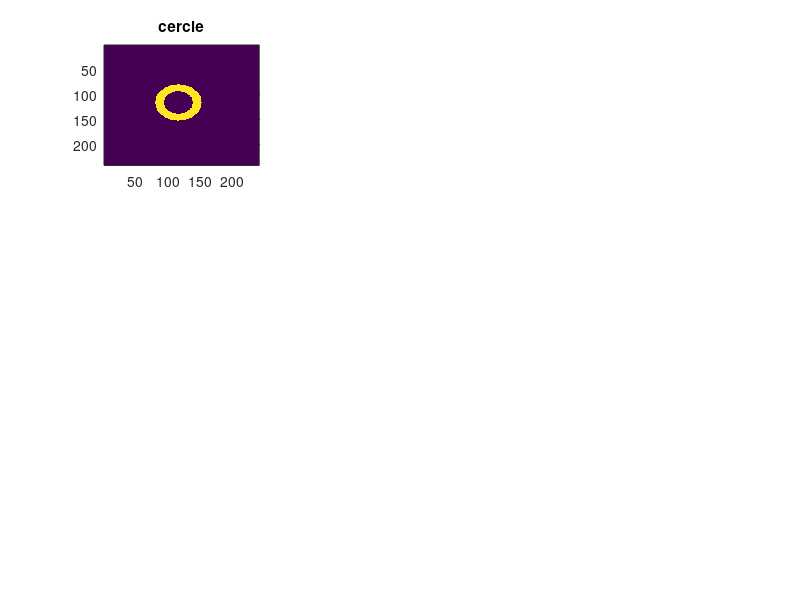

This figure's MATLAB source: (Note: this script raises an error after producing the figure.)
clear;
close all;
clc;

% Exercice 1 : Dilatation et érosion

% 1.

[X, Y] = meshgrid(1:0.1:25, 1:0.1:25);
a = 12.5;
b = 12.5;
r1 = 3;
r2 = 4;
C = (X - a).^2 + (Y - b).^2;
C_img = C <= r1.^2 + r2 & C > r1.^2 - r2;
Bx1 = ones(5);

figure(1)
subplot(331)
imagesc(C_img);
title('cercle');

Id1 = my_dilatation(C_img, Bx1);
subplot(332)
imagesc(Id1);
title('image dilatée par my\_dilatation');

Id2 = imdilate(C_img,Bx1);
subplot(333)
imagesc(Id2);
title('image dilatée par imdilate');

% On obtient le même résulat avec la fonction imdilate qu'avec la fonction my_dilatation.

% 2.

% C'est égale à une dilatation par un carré de taille 8x8.
 
Bx2 = ones(3);
Bx3 = ones(8);
Id3 = my_dilatation(C_img,Bx2);
Id4 = my_dilatation(Id3,Bx1);
Id5 = my_dilatation(C_img,Bx3);
Z = Id5 - Id4;

subplot(334)
imagesc(Id4);
title('(1) : image dilatée par un carré de taille 3x3 puis 5x5');

subplot(335)
imagesc(Id5);
title('(2) : image dilatée par un carré de taille 8x8');

subplot(336)
imagesc(Z);
title("différence entre l'image (1) et (2)");

% On voit que les images (1) et (2) sont proches car l'image Z est quasi nulle. 

% 3.

% L'élément disk dans la fonction strel signifie qu'on crée un élément 
% structurant en forme de disque, où r est le rayon et n spécifie le nombre de 
% lignes utilisées pour approximer la forme du disque (ici seul n = 0 fonctionne).

r = 5;
I = zeros(4*r+1); I(floor(size(I,1)/2) +1, floor(size(I,2)/2) +1) = 1;
se1 = strel("disk", r, 0);
SE1 = getnhood(se1);  % afin qu'on puisse extraire la matrice de strel
Id6 = my_dilatation(I, SE1);

subplot(337)
imagesc(Id6);
title("image dilatée par un strel de rayon r");

% 4.

Ie1 = my_erosion(C_img,Bx1);
subplot(338)
imagesc(Ie1);
title('image erodée par my erosion');

Ie2 = imerode(C_img,Bx1);
subplot(339)
imagesc(Ie2);
title('image érodée par imerode');

% On retrouve le même résultat pour l'érosion ce qui est pertinent.

% 5.

gamma4 = ones(3); gamma4(1,1) = 0;  gamma4(1,3) = 0;  
gamma4(3,1) = 0; gamma4(3,3) = 0;
gamma8 = ones(3);
se2 = strel(gamma4);
SE2 = getnhood(se2);

angio_irm1 = imread("imagesTP2/angio-irm.png");
Id_angio1 = imdilate(angio_irm1, SE2);
Ie_angio1 = imerode(angio_irm1, SE2);
Grad_angio1 = Id_angio1 - Ie_angio1;

figure(2)
subplot(141)
imshow(angio_irm1);
title("image angio-irm1");

subplot(142)
imshow(Id_angio1);
title("image dilatée angio-irm1");

subplot(143)
imshow(Ie_angio1);
title("image érodée angio-irm1");

subplot(144)
imshow(Grad_angio1);
title("contour de l'image angio-irm");

angio_irm2 = imread("imagesTP2/angio-irm2.png");
Id_angio2 = imdilate(angio_irm2, SE2);
Ie_angio2 = imerode(angio_irm2, SE2);
Grad_angio2 = Id_angio2 - Ie_angio2;

figure(3)
subplot(141)
imshow(angio_irm2);
title("image angio-irm2");

subplot(142)
imshow(Id_angio2);
title("image dilatée angio-irm2");

subplot(143)
imshow(Ie_angio2);
title("image érodée angio-irm2");

subplot(144)
imshow(Grad_angio2);
title("contour de l'image angio-irm2");

% 6.

Ig1 = rgb2gray(double(Grad_angio1)/255);

figure(4)
subplot(131)
plot(sort(Ig1(:)),'*')
xlim([0 length(Ig1(:))])
ylim([min(Ig1(:)) max(Ig1(:))])
subplot(132)
histogram(Ig1(:), "BinLimits", [0 max(Ig1(:))])
xlim([min(Ig1(:)) max(Ig1(:))])
[GC1, GR1] = groupcounts(Ig1(:));
ylim([0 max(GC1)])

vmin = 0.2; vmax = 0.7;
Ig1v = ((vmax-vmin)/max(Ig1(:)))*Ig1 + vmin;
Ig1n = Ig1/max(Ig1(:)); %Ig1n = max(Ig1(:))*((Ig1v - vmin)/(vmax-vmin));
Img1 = Ig1n;
for i = 1:size(Img1, 1)
  for j = 1:size(Img1, 2)
    if Img1(i,j) <= vmin
      Img1(i,j) = vmin;
    elseif Img1(i,j) >= vmax
      Img1(i,j) = vmax;
    else
            % pass
    end
  end
end

x1 = sort(Ig1n(:));
y1 = sort(Img1(:));

subplot(133)
hold on
plot(x1, x1, 'Color', [0.85 0.85 0.85], 'LineStyle', '--', 'LineWidth', 1)
plot(x1, y1, 'Color', 'r', 'LineStyle', '-', 'LineWidth', 2)
yline(vmin, 'b--');
yline(vmax, 'b--');
xlim([0 1])
ylim([0 1])

figure(5)
subplot(121)
imagesc(Ig1);
axis off
colorbar('Ticks', min(Ig1(:)):0.1:max(Ig1(:)))
colormap(gray)
title("image angio-irm1");

subplot(122)
imagesc(Img1);
axis off
colorbar('Ticks', min(Img1(:)):0.1:max(Img1(:)))
colormap(gray)
title("image contrastée angio-irm1");

Ig2 = rgb2gray(double(Grad_angio2)/255);

figure(6)
subplot(131)
plot(sort(Ig2(:)),'*')
xlim([0 length(Ig2(:))])
ylim([min(Ig2(:)) max(Ig2(:))])
subplot(132)
histogram(Ig2(:), "BinLimits", [0 max(Ig2(:))])
xlim([min(Ig2(:)) max(Ig2(:))])
[GC2, GR2] = groupcounts(Ig2(:));
ylim([0 max(GC2)])

vmin = 0.025; vmax = 0.3;
Ig2v = ((vmax-vmin)/max(Ig2(:)))*Ig2 + vmin;
Ig2n = Ig2/max(Ig2(:)); %Ig2n = max(Ig2(:))*((Ig2v - vmin)/(vmax-vmin));
Img2 = Ig2n;
for i = 1:size(Img2, 1)
  for j = 1:size(Img2, 2)
    if Img2(i,j) <= vmin
      Img2(i,j) = vmin;
    elseif Img2(i,j) >= vmax
      Img2(i,j) = vmax;
    else
      % pass
    end
  end
end

x2 = sort(Ig2n(:));
y2 = sort(Img2(:));

subplot(133)
hold on
plot(x2, x2, 'Color', [0.85 0.85 0.85], 'LineStyle', '--', 'LineWidth', 1)
plot(x2, y2, 'Color', 'r', 'LineStyle', '-', 'LineWidth', 2)
yline(vmin, 'b--');
yline(vmax, 'b--');
xlim([0 1])
ylim([0 1])

figure(7)
subplot(121)
imagesc(Ig2);
axis off
colorbar('Ticks', min(Ig2(:)):0.1:max(Ig2(:)))
colormap(gray)
title("image angio-irm2");

subplot(122)
imagesc(Img2);
axis off
colorbar('Ticks', 2*min(Img2(:)):0.05:max(Img2(:)))
colormap(gray)
title("image contrastée angio-irm2");

% Exercice 2 : Rétinopathie

% 1.
retino = imread("imagesTP2/retino.png");
retino_bw = double(rgb2gray(retino))/255;
retino_bw = retino_bw - min(retino_bw(:));

r = 1;
rayons = [3*r, 4*r, 5*r, 6*r]; % (un tableau de 4 rayons à tester)
Od_retino = zeros(size(retino_bw, 1), size(retino_bw, 2), 4);
Ir = Od_retino;
figure(8);
set(gcf,'color','w');
for i = 1:4
  % test pour le i-ème rayon
  se3 = strel('disk', rayons(i), 4);
  Od_retino(:,:,i) = imopen(retino_bw, se3);
  Ir(:,:,i) = retino_bw - Od_retino(:,:,i);
  subplot(2,2,i);
  imagesc(Ir(:,:,i))
  axis off
  colorbar('Ticks', min(Ir(:,:,i), [], 'all'):0.05:max(Ir(:,:,i), [], 'all'))
  colormap(gray)
  title(sprintf('Rayon = %d', rayons(i)));
end

seuil = [0.2, 0.25, 0.27, 0.29];
r = 3;
Irs = Ir(:,:,r); % choix du rayon 3
M = max(Ir(:,:,r), [], 'all');
figure(9);
for j = 1:4
  m = 0.5*(M + seuil(j));
  subplot(2,2,j)
  Irs(Ir(:,:,r) <= seuil(j)) = 0;
  if and((seuil(j) < Ir(:,:,r)) <= m, Irs ~= 0)
    Irs((seuil(j) < Ir(:,:,r)) <= m) = abs(seuil(j) - M);
  end
  Irs(Ir(:,:,r) > m) = M;
  imagesc(Irs)
  axis off
  colorbar('Ticks', min(Irs(:)):0.05:max(Irs(:)))
  colormap(gray)
  title(sprintf('Seuil = %.2f', seuil(j)));
end

% Les paramètres optimaux (rayon et seuil) sont R = 5 et seuil = 0.29 puisqu'on 
% a un rendu les faux négatifs, les faux positifs et le bruit au minimum.
  
% 2.

r1 = 5;
theta = rad2deg([0, pi/4, pi/2, 3*pi/4]);
m = zeros(4,1);
Ol_retino = zeros(size(retino_bw, 1), size(retino_bw, 2), 4);
Ir1 = Ol_retino;
figure(10)
for i = 1:4
  % test pour le i-ème rayon
  subplot(2,2,i);
  if i == 1
    line = ones(1, r1);
    Ol_retino(:,:,i) = imopen(retino_bw, line);
  elseif i == 2
    linemat = rot90(eye(r1));
    Ol_retino(:,:,i) = imopen(retino_bw, linemat);
  elseif i == 3
    Ol_retino(:,:,i) = imopen(retino_bw, line');
  elseif i == 4
    Ol_retino(:,:,i) = imopen(retino_bw, eye(r1));
  end
  Ir1(:,:,i) = retino_bw - Ol_retino(:,:,i);
  imagesc(Ir1(:,:,i))
  axis off
  if max(Ir1(:,:,i), [], 'all') == Inf
    colorbar('Ticks', min(Ir1(:,:,i), [], 'all'):0.05:max(Ir1(:,:,4), [], 'all'))
    lim1 = caxis; caxis([min(Ir1(:,:,i), [], 'all') max(Ir1(:,:,4), [], 'all')]);
    colormap(gray)
    title(sprintf('Theta = %d', theta(i)));
  else
    colorbar('Ticks', min(Ir1(:,:,i), [], 'all'):0.05:max(Ir1(:,:,i), [], 'all'))
    colormap(gray)
    title(sprintf('Theta = %d', theta(i)));
  end
end

% En observant, les images résiduelles avec l'ouverture "line" les angles à 0°
% et à 90° ressortent les mêmes points blancs mais les angles 45° et 135° 
% renvoient d'autres points blancs. (R - Ir1(:,:,4).^2)

% 3.

R = Ir1(:,:,1) .* Ir1(:,:,2) + Ir1(:,:,1) .* Ir1(:,:,3) + (Ir1(:,:,1) .* Ir1(:,:,4)).^2 + (Ir1(:,:,2) .* Ir1(:,:,3)).^2 + Ir1(:,:,2) .* Ir1(:,:,4) + (Ir1(:,:,3) .* Ir1(:,:,4)).^2;
RR = sum(R(:))*R/255;

figure(11)
imagesc(RR)
axis off
colorbar('Ticks', min(RR(:)):0.05:max(RR(:)))
colormap(gray)
title('Combinaison des ouvertures par ligne');

seuil1 = [0.06, 0.07, 0.08, 0.09];
Irs2 = RR;
M = max(RR(:), [], 'all');
figure(12);
for j = 1:4
  m = 0.5*(M + seuil1(j));
  Irs2(RR <= seuil1(j)) = 0;
  if and((seuil1(j) < RR) <= m, Irs2 ~= 0)
    Irs2((seuil1(j) < RR) <= m) = abs(seuil1(j) - M);
  end
  Irs2(RR > m) = M;
  subplot(2,2,j)
  imagesc(Irs2)
  axis off
  colorbar('Ticks', min(Irs2(:)):0.05:max(Irs2(:)))
  colormap(gray)
  title(sprintf('Seuil = %.2f', seuil1(j)));
end

% Le choix du seuil à 0.07 est optimal.

% 4.

r2 = 2;
se5 = strel('disk', r2, 0);
R_od2 = 4*imopen(RR, se5); 
figure(13)
imagesc(R_od2)
axis off
colorbar('Ticks', min(R_od2(:)):0.02:max(R_od2(:)))
colormap(gray)
title('Ouverture par un disque');

% Une ouverture comme le seuillage permet de rendre les points blancs 
% plus lumineux et aussi d'avoir un fond plus noir c'est à dire sans bruit.
